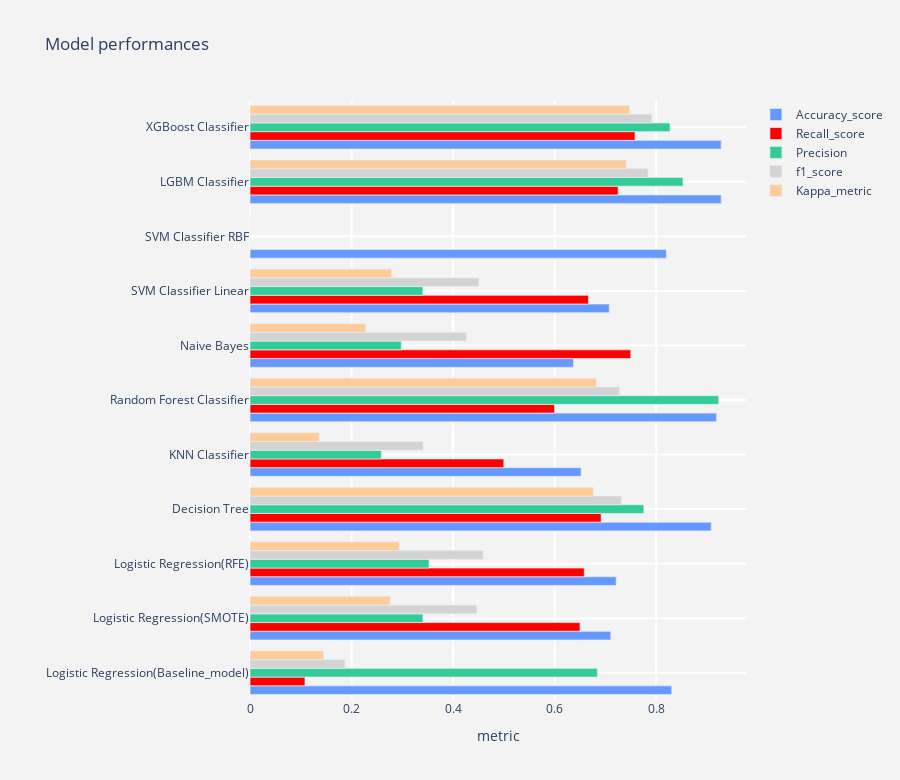

The cell this chart's notebook holds for it:
### Markdown cell above
# 6. Model Performances
## 6.1. model performance metrics</a>

### Code cell
model_performances
def output_tracer(metric,color) :
    tracer = go.Bar(y = model_performances["Model"] ,
                    x = model_performances[metric],
                    orientation = "h",name = metric ,
                    marker = dict(line = dict(width =.7),
                                  color = color)
                   )
    return tracer

layout = go.Layout(dict(title = "Model performances",
                        plot_bgcolor  = "rgb(243,243,243)",
                        paper_bgcolor = "rgb(243,243,243)",
                        xaxis = dict(gridcolor = 'rgb(255, 255, 255)',
                                     title = "metric",
                                     zerolinewidth=1,
                                     ticklen=5,gridwidth=2),
                        yaxis = dict(gridcolor = 'rgb(255, 255, 255)',
                                     zerolinewidth=1,ticklen=5,gridwidth=2),
                        margin = dict(l = 250),
                        height = 780
                       )
                  )


trace1  = output_tracer("Accuracy_score","#6699FF")
trace2  = output_tracer('Recall_score',"red")
trace3  = output_tracer('Precision',"#33CC99")
trace4  = output_tracer('f1_score',"lightgrey")
trace5  = output_tracer('Kappa_metric',"#FFCC99")

data = [trace1,trace2,trace3,trace4,trace5]
fig = go.Figure(data=data,layout=layout)
py.iplot(fig)

### Figure 1 — Plotly figure (JSON) as saved in the notebook; plotly's stock layout.template omitted (floating-point values rounded to 4 significant figures)
{"data": [{"marker": {"color": "#6699FF", "line": {"width": 0.7}}, "name": "Accuracy_score", "orientation": "h", "type": "bar", "x": [0.8306, 0.7106, 0.7211, 0.9085, 0.6522, 0.919, 0.6372, 0.7076, 0.8201, 0.928, 0.928], "y": ["Logistic Regression(Baseline_model)", "Logistic Regression(SMOTE)", "Logistic Regression(RFE)", "Decision Tree", "KNN Classifier", "Random Forest Classifier", "Naive Bayes", "SVM Classifier Linear", "SVM Classifier RBF", "LGBM Classifier", "XGBoost Classifier"]}, {"marker": {"color": "red", "line": {"width": 0.7}}, "name": "Recall_score", "orientation": "h", "type": "bar", "x": [0.1083, 0.65, 0.6583, 0.6917, 0.5, 0.6, 0.75, 0.6667, 0, 0.725, 0.7583], "y": ["Logistic Regression(Baseline_model)", "Logistic Regression(SMOTE)", "Logistic Regression(RFE)", "Decision Tree", "KNN Classifier", "Random Forest Classifier", "Naive Bayes", "SVM Classifier Linear", "SVM Classifier RBF", "LGBM Classifier", "XGBoost Classifier"]}, {"marker": {"color": "#33CC99", "line": {"width": 0.7}}, "name": "Precision", "orientation": "h", "type": "bar", "x": [0.6842, 0.3406, 0.3527, 0.7757, 0.2586, 0.9231, 0.298, 0.3404, 0, 0.8529, 0.8273], "y": ["Logistic Regression(Baseline_model)", "Logistic Regression(SMOTE)", "Logistic Regression(RFE)", "Decision Tree", "KNN Classifier", "Random Forest Classifier", "Naive Bayes", "SVM Classifier Linear", "SVM Classifier RBF", "LGBM Classifier", "XGBoost Classifier"]}, {"marker": {"color": "lightgrey", "line": {"width": 0.7}}, "name": "f1_score", "orientation": "h", "type": "bar", "x": [0.1871, 0.447, 0.4593, 0.7313, 0.3409, 0.7273, 0.4265, 0.4507, 0, 0.7838, 0.7913], "y": ["Logistic Regression(Baseline_model)", "Logistic Regression(SMOTE)", "Logistic Regression(RFE)", "Decision Tree", "KNN Classifier", "Random Forest Classifier", "Naive Bayes", "SVM Classifier Linear", "SVM Classifier RBF", "LGBM Classifier", "XGBoost Classifier"]}, {"marker": {"color": "#FFCC99", "line": {"width": 0.7}}, "name": "Kappa_metric", "orientation": "h", "type": "bar", "x": [0.145, 0.2761, 0.2939, 0.6764, 0.136, 0.6822, 0.2277, 0.279, 0, 0.741, 0.7479], "y": ["Logistic Regression(Baseline_model)", "Logistic Regression(SMOTE)", "Logistic Regression(RFE)", "Decision Tree", "KNN Classifier", "Random Forest Classifier", "Naive Bayes", "SVM Classifier Linear", "SVM Classifier RBF", "LGBM Classifier", "XGBoost Classifier"]}], "layout": {"height": 780, "margin": {"l": 250}, "paper_bgcolor": "rgb(243,243,243)", "plot_bgcolor": "rgb(243,243,243)", "title": {"text": "Model performances"}, "xaxis": {"gridcolor": "rgb(255, 255, 255)", "gridwidth": 2, "ticklen": 5, "title": {"text": "metric"}, "zerolinewidth": 1}, "yaxis": {"gridcolor": "rgb(255, 255, 255)", "gridwidth": 2, "ticklen": 5, "zerolinewidth": 1}}}
